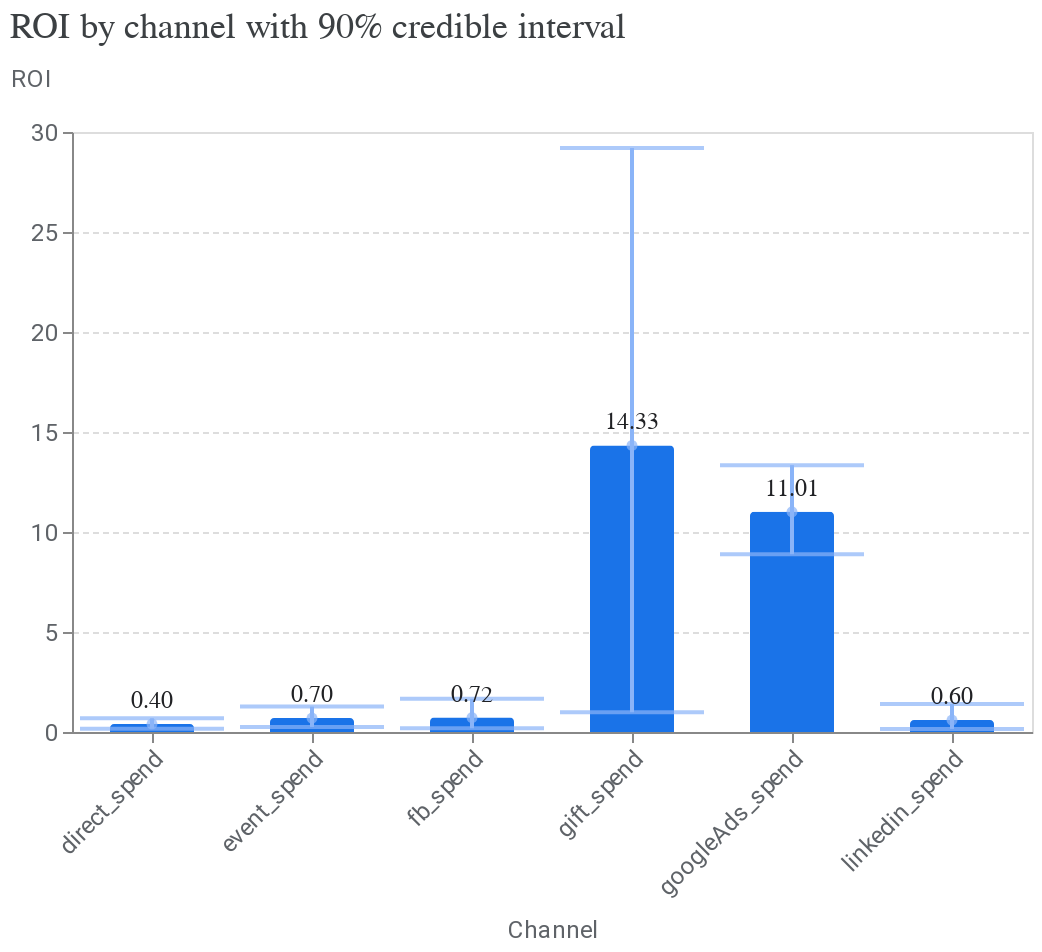

Write notebook code for a chart like this one.
### Code cell
media_summary.plot_roi_bar_chart()

### Figure 1 — Vega-Lite specification as saved in the notebook (floating-point values rounded to 4 significant figures)
{"config": {"view": {"continuousWidth": 300, "continuousHeight": 300}, "axis": {"labelColor": "#5F6368", "labelFont": "Roboto", "labelFontSize": 12, "titleColor": "#5F6368", "titleFont": "Roboto", "titleFontSize": 12, "titleFontWeight": "normal", "titlePadding": 10}, "tick": {"bandSize": 10, "thickness": 2}}, "layer": [{"mark": {"type": "bar", "color": "#1A73E8", "cornerRadiusEnd": 2, "size": 42}, "encoding": {"x": {"axis": {"labelAngle": -45}, "field": "channel", "title": "Channel", "type": "nominal"}, "y": {"axis": {"gridDash": [3, 2], "titleAlign": "left", "titleAngle": 0, "titleY": -20}, "field": "roi", "title": "ROI", "type": "quantitative"}}}, {"mark": {"type": "errorbar", "color": "#8AB4F8", "ticks": true}, "encoding": {"strokeWidth": {"value": 2}, "x": {"field": "channel", "type": "nominal"}, "y": {"field": "ci_hi", "title": "ROI", "type": "quantitative"}, "y2": {"field": "ci_lo"}}}, {"mark": {"type": "point", "color": "#8AB4F8", "filled": true, "tooltip": true}, "encoding": {"x": {"field": "channel", "type": "nominal"}, "y": {"field": "roi", "type": "quantitative"}}}, {"mark": {"type": "text", "align": "center", "baseline": "bottom", "color": "#202124", "dy": -5, "fontSize": 12}, "encoding": {"text": {"field": "roi", "format": ".2f", "type": "quantitative"}, "x": {"axis": {"labelAngle": -45}, "field": "channel", "title": "Channel", "type": "nominal"}, "y": {"axis": {"gridDash": [3, 2], "titleAlign": "left", "titleAngle": 0, "titleY": -20}, "field": "roi", "title": "ROI", "type": "quantitative"}}}], "data": {"name": "data-d5c7cdfb1229b0fc132376a9b012f97c"}, "title": {"text": "ROI by channel with 90% credible interval", "anchor": "start", "color": "#3C4043", "font": "Google Sans Display", "fontSize": 18, "fontWeight": "normal", "offset": 10}, "width": {"step": 80}, "$schema": "https://vega.github.io/schema/vega-lite/v5.20.1.json", "datasets": {"data-d5c7cdfb1229b0fc132376a9b012f97c": [{"channel": "direct_spend", "ci_hi": 0.683, "ci_lo": 0.1668, "roi": 0.3998}, {"channel": "event_spend", "ci_hi": 1.27, "ci_lo": 0.2537, "roi": 0.6951}, {"channel": "fb_spend", "ci_hi": 1.658, "ci_lo": 0.186, "roi": 0.7223}, {"channel": "gift_spend", "ci_hi": 29.2, "ci_lo": 0.9816, "roi": 14.33}, {"channel": "googleAds_spend", "ci_hi": 13.34, "ci_lo": 8.889, "roi": 11.01}, {"channel": "linkedin_spend", "ci_hi": 1.399, "ci_lo": 0.1528, "roi": 0.5969}]}}
